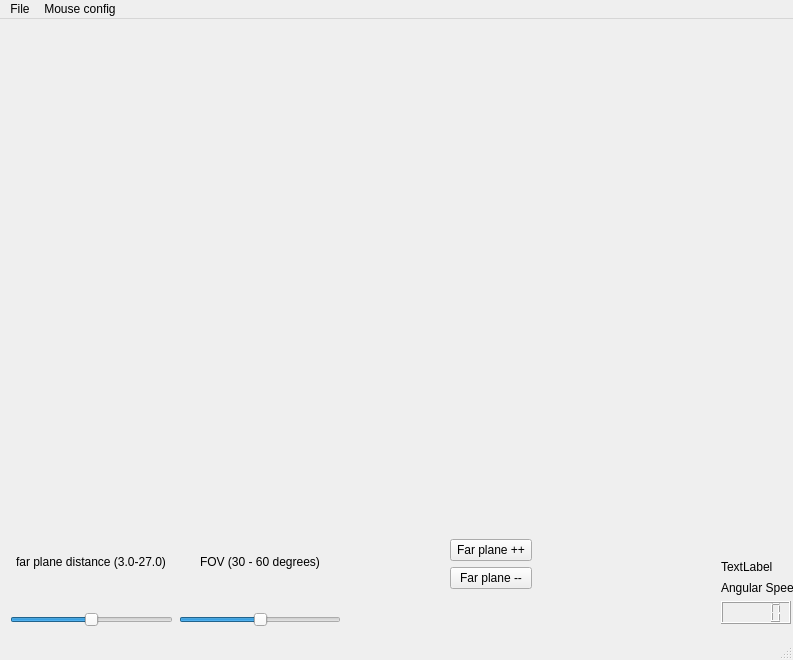
<?xml version="1.0" encoding="UTF-8"?>
<ui version="4.0">
 <class>MainWindow</class>
 <widget class="QMainWindow" name="MainWindow">
  <property name="windowModality">
   <enum>Qt::NonModal</enum>
  </property>
  <property name="geometry">
   <rect>
    <x>0</x>
    <y>0</y>
    <width>793</width>
    <height>660</height>
   </rect>
  </property>
  <property name="windowTitle">
   <string>MainWindow</string>
  </property>
  <widget class="QWidget" name="centralwidget">
   <widget class="QWidget" name="placeForCube" native="true">
    <property name="geometry">
     <rect>
      <x>0</x>
      <y>0</y>
      <width>791</width>
      <height>491</height>
     </rect>
    </property>
    <property name="baseSize">
     <size>
      <width>200</width>
      <height>200</height>
     </size>
    </property>
    <property name="toolTip">
     <string notr="true"/>
    </property>
    <property name="whatsThis">
     <string>&lt;html&gt;&lt;head/&gt;&lt;body&gt;&lt;p&gt;You supposed to interact with some 3d object in this widget/window/frame idk&lt;/p&gt;&lt;/body&gt;&lt;/html&gt;</string>
    </property>
    <property name="autoFillBackground">
     <bool>true</bool>
    </property>
   </widget>
   <widget class="QWidget" name="layoutWidget">
    <property name="geometry">
     <rect>
      <x>10</x>
      <y>500</y>
      <width>331</width>
      <height>121</height>
     </rect>
    </property>
    <layout class="QVBoxLayout" name="verticalLayout">
     <property name="leftMargin">
      <number>0</number>
     </property>
     <property name="bottomMargin">
      <number>10</number>
     </property>
     <item>
      <layout class="QHBoxLayout" name="horizontalLayout_2">
       <item alignment="Qt::AlignHCenter">
        <widget class="QLabel" name="label">
         <property name="text">
          <string>far plane distance (3.0-27.0)</string>
         </property>
        </widget>
       </item>
       <item alignment="Qt::AlignHCenter">
        <widget class="QLabel" name="label_2">
         <property name="text">
          <string>FOV (30 - 60 degrees)</string>
         </property>
        </widget>
       </item>
      </layout>
     </item>
     <item>
      <layout class="QHBoxLayout" name="horizontalLayout">
       <item>
        <widget class="QSlider" name="FarPlaneSlider">
         <property name="minimumSize">
          <size>
           <width>50</width>
           <height>20</height>
          </size>
         </property>
         <property name="minimum">
          <number>3</number>
         </property>
         <property name="maximum">
          <number>27</number>
         </property>
         <property name="value">
          <number>15</number>
         </property>
         <property name="orientation">
          <enum>Qt::Horizontal</enum>
         </property>
         <property name="invertedControls">
          <bool>false</bool>
         </property>
        </widget>
       </item>
       <item>
        <widget class="QSlider" name="FOVSlider">
         <property name="focusPolicy">
          <enum>Qt::TabFocus</enum>
         </property>
         <property name="minimum">
          <number>30</number>
         </property>
         <property name="maximum">
          <number>60</number>
         </property>
         <property name="value">
          <number>45</number>
         </property>
         <property name="orientation">
          <enum>Qt::Horizontal</enum>
         </property>
        </widget>
       </item>
      </layout>
     </item>
    </layout>
   </widget>
   <widget class="QWidget" name="layoutWidget">
    <property name="geometry">
     <rect>
      <x>450</x>
      <y>520</y>
      <width>82</width>
      <height>50</height>
     </rect>
    </property>
    <layout class="QVBoxLayout" name="verticalLayout_3">
     <item>
      <widget class="QPushButton" name="pushButton">
       <property name="text">
        <string>Far plane ++</string>
       </property>
      </widget>
     </item>
     <item>
      <widget class="QPushButton" name="pushButton_2">
       <property name="text">
        <string>Far plane --</string>
       </property>
      </widget>
     </item>
    </layout>
   </widget>
   <widget class="QWidget" name="">
    <property name="geometry">
     <rect>
      <x>721</x>
      <y>540</y>
      <width>74</width>
      <height>65</height>
     </rect>
    </property>
    <layout class="QVBoxLayout" name="verticalLayout_4">
     <item>
      <widget class="QLabel" name="label_4">
       <property name="text">
        <string>TextLabel</string>
       </property>
      </widget>
     </item>
     <item>
      <layout class="QVBoxLayout" name="verticalLayout_2">
       <item>
        <widget class="QLabel" name="label_3">
         <property name="text">
          <string>Angular Speed</string>
         </property>
        </widget>
       </item>
       <item>
        <widget class="QLCDNumber" name="lcdNumber">
         <property name="minimumSize">
          <size>
           <width>70</width>
           <height>23</height>
          </size>
         </property>
         <property name="maximumSize">
          <size>
           <width>70</width>
           <height>23</height>
          </size>
         </property>
        </widget>
       </item>
      </layout>
     </item>
    </layout>
   </widget>
  </widget>
  <widget class="QMenuBar" name="menubar">
   <property name="geometry">
    <rect>
     <x>0</x>
     <y>0</y>
     <width>793</width>
     <height>20</height>
    </rect>
   </property>
   <widget class="QMenu" name="menuFile">
    <property name="title">
     <string>File</string>
    </property>
    <addaction name="actionLoad_obj"/>
   </widget>
   <widget class="QMenu" name="menuMouse_config">
    <property name="title">
     <string>Mouse config</string>
    </property>
    <addaction name="actionAllow_tracking"/>
   </widget>
   <addaction name="menuFile"/>
   <addaction name="menuMouse_config"/>
  </widget>
  <widget class="QStatusBar" name="statusbar"/>
  <action name="actionLoad_obj">
   <property name="text">
    <string>Load .obj</string>
   </property>
  </action>
  <action name="actionAllow_tracking">
   <property name="checkable">
    <bool>true</bool>
   </property>
   <property name="text">
    <string>Allow tracking</string>
   </property>
  </action>
 </widget>
 <resources/>
 <connections/>
</ui>
